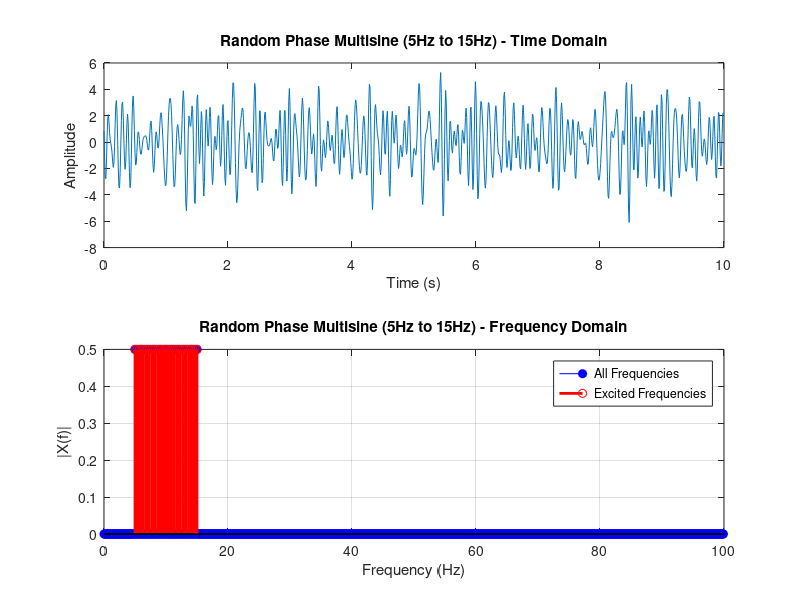

Source code (MATLAB):
% Task 1.4.3 - Specified Excited Frequency Band (5Hz to 15Hz)
% Construct a frequency domain multisine. The excited frequencies should be between 5Hz and 15Hz. We need exactly 31 excited frequencies, spaced equally. Choose an appropriate sampling frequency.
% Plot: Time-domain signal (time axis in seconds).Frequency-domain signal (frequency axis in Hz)
% Finally, compute: The period (T) of the multisine (in seconds). The frequency resolution (Δf) in Hz.
% 31 equidistant frequencies in the range [5Hz, 15Hz] means: f=linspace(5,15,31)
% This gives 31 frequencies including both 5Hz and 15Hz.

% Parameters
N = 1000;                % Number of samples
fs = 100;                 % Sampling frequency (Hz)
Ts = 1/fs;                 % Sampling period (s)
f_start = 5;               % Start frequency (Hz)
f_end = 15;                 % End frequency (Hz)
num_freqs = 31;             % Number of excited frequencies

% Time vector
t = (0:N-1) * Ts;

% Frequency vector (equally spaced within 5 to 15 Hz)
excited_frequencies = linspace(f_start, f_end, num_freqs);

% Initialize DFT spectrum (frequency domain multisine)
X = zeros(1, N); 

% Fill DFT at the bins corresponding to the excited frequencies
for f = excited_frequencies
    phase = 2*pi*rand();  % Random phase
    bin = round(f * N / fs);  % Convert frequency to bin index
    X(bin+1) = 0.5 * exp(1j * phase);  % Set positive frequency bin
end

% Use conjugate symmetry for real time-domain signal
X(N:-1:N-num_freqs+1) = conj(X(2:num_freqs+1));

% Inverse DFT to get time domain signal
x = real(ifft(X) * N);

% Frequency axis in Hz
f_axis = (0:N-1) * (fs/N);

% ====== PLOTS ======

% Time domain plot (time axis in seconds)
figure;
subplot(2,1,1);
plot(t, x);
xlabel('Time (s)');
ylabel('Amplitude');
title('Random Phase Multisine (5Hz to 15Hz) - Time Domain');

% Frequency domain plot (frequency axis in Hz)
subplot(2,1,2);
stem(f_axis, abs(X), 'b', 'filled');
xlabel('Frequency (Hz)');
ylabel('|X(f)|');
title('Random Phase Multisine (5Hz to 15Hz) - Frequency Domain');
grid on;

% Highlight the excited frequencies
hold on;
for f = excited_frequencies
    [~, idx] = min(abs(f_axis - f));  % Find the closest frequency bin
    stem(f_axis(idx), abs(X(idx)), 'r', 'LineWidth', 2);
end
legend('All Frequencies', 'Excited Frequencies');

% ====== Period and Frequency Resolution ======
T = N * Ts;                         % Total signal duration = period (in seconds)
delta_f = fs / N;                    % Frequency resolution (Hz)

disp(['Period of the multisine: ', num2str(T), ' seconds']);
disp(['Frequency resolution: ', num2str(delta_f), ' Hz']);

% We build the spectrum directly by placing non-zero values at exactly the desired frequencies.
% Each excited frequency gets a random phase.
% The inverse FFT gives you the time-domain signal.
% The plot highlights the excited frequencies in red, and the rest of the spectrum is zero.